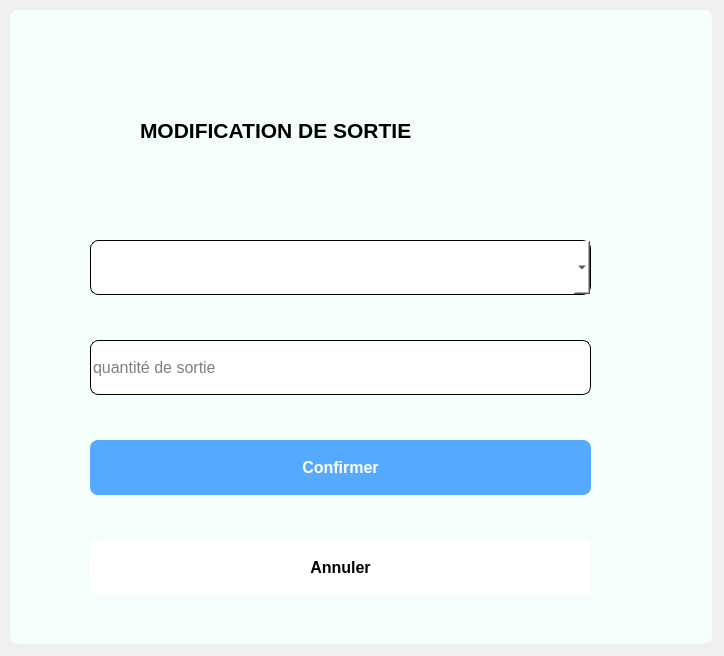
<?xml version="1.0" encoding="UTF-8"?>
<ui version="4.0">
 <class>modif_bonsortie</class>
 <widget class="QDialog" name="modif_bonsortie">
  <property name="geometry">
   <rect>
    <x>0</x>
    <y>0</y>
    <width>724</width>
    <height>656</height>
   </rect>
  </property>
  <property name="windowTitle">
   <string>Dialog</string>
  </property>
  <widget class="QGroupBox" name="groupBox">
   <property name="geometry">
    <rect>
     <x>10</x>
     <y>10</y>
     <width>702</width>
     <height>634</height>
    </rect>
   </property>
   <property name="styleSheet">
    <string notr="true">border-radius:8px;
background-color:#f5fff9;
color: rgb(0, 0, 0);</string>
   </property>
   <property name="title">
    <string/>
   </property>
   <widget class="QLabel" name="label_3">
    <property name="geometry">
     <rect>
      <x>130</x>
      <y>90</y>
      <width>391</width>
      <height>61</height>
     </rect>
    </property>
    <property name="font">
     <font>
      <pointsize>16</pointsize>
      <weight>75</weight>
      <bold>true</bold>
     </font>
    </property>
    <property name="text">
     <string>MODIFICATION DE SORTIE</string>
    </property>
   </widget>
   <widget class="QComboBox" name="numProduit">
    <property name="geometry">
     <rect>
      <x>80</x>
      <y>230</y>
      <width>501</width>
      <height>55</height>
     </rect>
    </property>
    <property name="font">
     <font>
      <pointsize>12</pointsize>
     </font>
    </property>
    <property name="styleSheet">
     <string notr="true">color: rgb(0, 0, 0);
background-color: rgb(255, 255, 255);
border: 1px solid #000000;
</string>
    </property>
   </widget>
   <widget class="QLineEdit" name="qttEdit">
    <property name="geometry">
     <rect>
      <x>80</x>
      <y>330</y>
      <width>501</width>
      <height>55</height>
     </rect>
    </property>
    <property name="font">
     <font>
      <pointsize>12</pointsize>
     </font>
    </property>
    <property name="styleSheet">
     <string notr="true">color: rgb(0, 0, 0);
background-color: rgb(255, 255, 255);
border-radius:8px;
border: 1px solid #000000;
</string>
    </property>
    <property name="placeholderText">
     <string>quantité de sortie</string>
    </property>
   </widget>
   <widget class="QPushButton" name="confirmBSbtn">
    <property name="geometry">
     <rect>
      <x>80</x>
      <y>430</y>
      <width>501</width>
      <height>55</height>
     </rect>
    </property>
    <property name="font">
     <font>
      <pointsize>12</pointsize>
      <weight>75</weight>
      <bold>true</bold>
     </font>
    </property>
    <property name="styleSheet">
     <string notr="true">QPushButton {
	background-color: rgb(85, 170, 255);
	border-radius:8px;
	color: rgb(255, 255, 255);
}
:hover{
	
	color: rgb(0, 0, 0);
	background-color: rgb(0, 85, 255);
}</string>
    </property>
    <property name="text">
     <string>Confirmer</string>
    </property>
   </widget>
   <widget class="QPushButton" name="cancelBSbtn">
    <property name="geometry">
     <rect>
      <x>80</x>
      <y>530</y>
      <width>501</width>
      <height>55</height>
     </rect>
    </property>
    <property name="font">
     <font>
      <pointsize>12</pointsize>
      <weight>75</weight>
      <bold>true</bold>
     </font>
    </property>
    <property name="styleSheet">
     <string notr="true">


QPushButton {
	background-color: rgb(255, 255, 255);
	border-radius:8px;
	
	color: rgb(0, 0, 0);
}
:hover{
	
	
	color: rgb(255, 0, 0);
	border:1px solid #ff3122;
	background-color: rgb(255, 255, 255);
}</string>
    </property>
    <property name="text">
     <string>Annuler</string>
    </property>
   </widget>
  </widget>
 </widget>
 <resources/>
 <connections/>
</ui>
